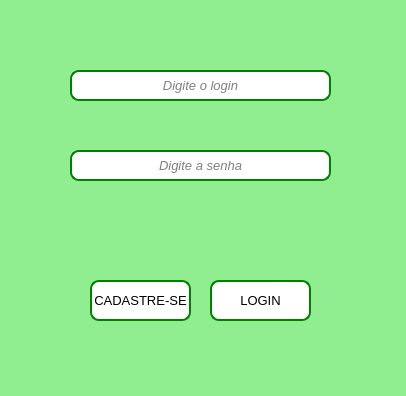
<?xml version="1.0" encoding="UTF-8"?>
<ui version="4.0">
 <class>MainWindow</class>
 <widget class="QMainWindow" name="MainWindow">
  <property name="geometry">
   <rect>
    <x>0</x>
    <y>0</y>
    <width>406</width>
    <height>396</height>
   </rect>
  </property>
  <property name="sizePolicy">
   <sizepolicy hsizetype="Ignored" vsizetype="Ignored">
    <horstretch>0</horstretch>
    <verstretch>0</verstretch>
   </sizepolicy>
  </property>
  <property name="minimumSize">
   <size>
    <width>406</width>
    <height>396</height>
   </size>
  </property>
  <property name="maximumSize">
   <size>
    <width>406</width>
    <height>396</height>
   </size>
  </property>
  <property name="windowTitle">
   <string>Tela de Login</string>
  </property>
  <property name="styleSheet">
   <string notr="true">background-color:lightgreen;</string>
  </property>
  <widget class="QWidget" name="centralwidget">
   <widget class="QLineEdit" name="lineEdit_login">
    <property name="geometry">
     <rect>
      <x>70</x>
      <y>70</y>
      <width>261</width>
      <height>31</height>
     </rect>
    </property>
    <property name="font">
     <font>
      <pointsize>10</pointsize>
      <italic>true</italic>
      <underline>false</underline>
      <strikeout>false</strikeout>
     </font>
    </property>
    <property name="mouseTracking">
     <bool>true</bool>
    </property>
    <property name="styleSheet">
     <string notr="true">background-color:white; border: 2px solid green; border-radius: 9px;</string>
    </property>
    <property name="alignment">
     <set>Qt::AlignCenter</set>
    </property>
    <property name="placeholderText">
     <string notr="true">Digite o login</string>
    </property>
    <property name="clearButtonEnabled">
     <bool>false</bool>
    </property>
   </widget>
   <widget class="QLineEdit" name="lineEdit_senha">
    <property name="geometry">
     <rect>
      <x>70</x>
      <y>150</y>
      <width>261</width>
      <height>31</height>
     </rect>
    </property>
    <property name="font">
     <font>
      <pointsize>10</pointsize>
      <italic>true</italic>
      <underline>false</underline>
      <strikeout>false</strikeout>
     </font>
    </property>
    <property name="mouseTracking">
     <bool>true</bool>
    </property>
    <property name="styleSheet">
     <string notr="true">background-color:white; border: 2px solid green; border-radius: 9px;</string>
    </property>
    <property name="echoMode">
     <enum>QLineEdit::Password</enum>
    </property>
    <property name="alignment">
     <set>Qt::AlignCenter</set>
    </property>
    <property name="placeholderText">
     <string>Digite a senha</string>
    </property>
    <property name="clearButtonEnabled">
     <bool>false</bool>
    </property>
   </widget>
   <widget class="QPushButton" name="pushButton_cadastre">
    <property name="geometry">
     <rect>
      <x>90</x>
      <y>280</y>
      <width>101</width>
      <height>41</height>
     </rect>
    </property>
    <property name="font">
     <font>
      <pointsize>10</pointsize>
     </font>
    </property>
    <property name="cursor">
     <cursorShape>PointingHandCursor</cursorShape>
    </property>
    <property name="styleSheet">
     <string notr="true">background-color:white; border: 2px solid green; border-radius: 9px;</string>
    </property>
    <property name="text">
     <string>CADASTRE-SE</string>
    </property>
   </widget>
   <widget class="QPushButton" name="pushButton_login">
    <property name="geometry">
     <rect>
      <x>210</x>
      <y>280</y>
      <width>101</width>
      <height>41</height>
     </rect>
    </property>
    <property name="font">
     <font>
      <pointsize>10</pointsize>
     </font>
    </property>
    <property name="cursor">
     <cursorShape>PointingHandCursor</cursorShape>
    </property>
    <property name="styleSheet">
     <string notr="true">background-color:white; border: 2px solid green; border-radius: 9px;</string>
    </property>
    <property name="text">
     <string>LOGIN</string>
    </property>
   </widget>
   <widget class="QLabel" name="label_aviso">
    <property name="geometry">
     <rect>
      <x>70</x>
      <y>210</y>
      <width>261</width>
      <height>51</height>
     </rect>
    </property>
    <property name="font">
     <font>
      <pointsize>10</pointsize>
     </font>
    </property>
    <property name="styleSheet">
     <string notr="true">color: green;</string>
    </property>
    <property name="text">
     <string/>
    </property>
    <property name="alignment">
     <set>Qt::AlignCenter</set>
    </property>
   </widget>
  </widget>
  <widget class="QStatusBar" name="statusbar"/>
 </widget>
 <resources/>
 <connections/>
</ui>
